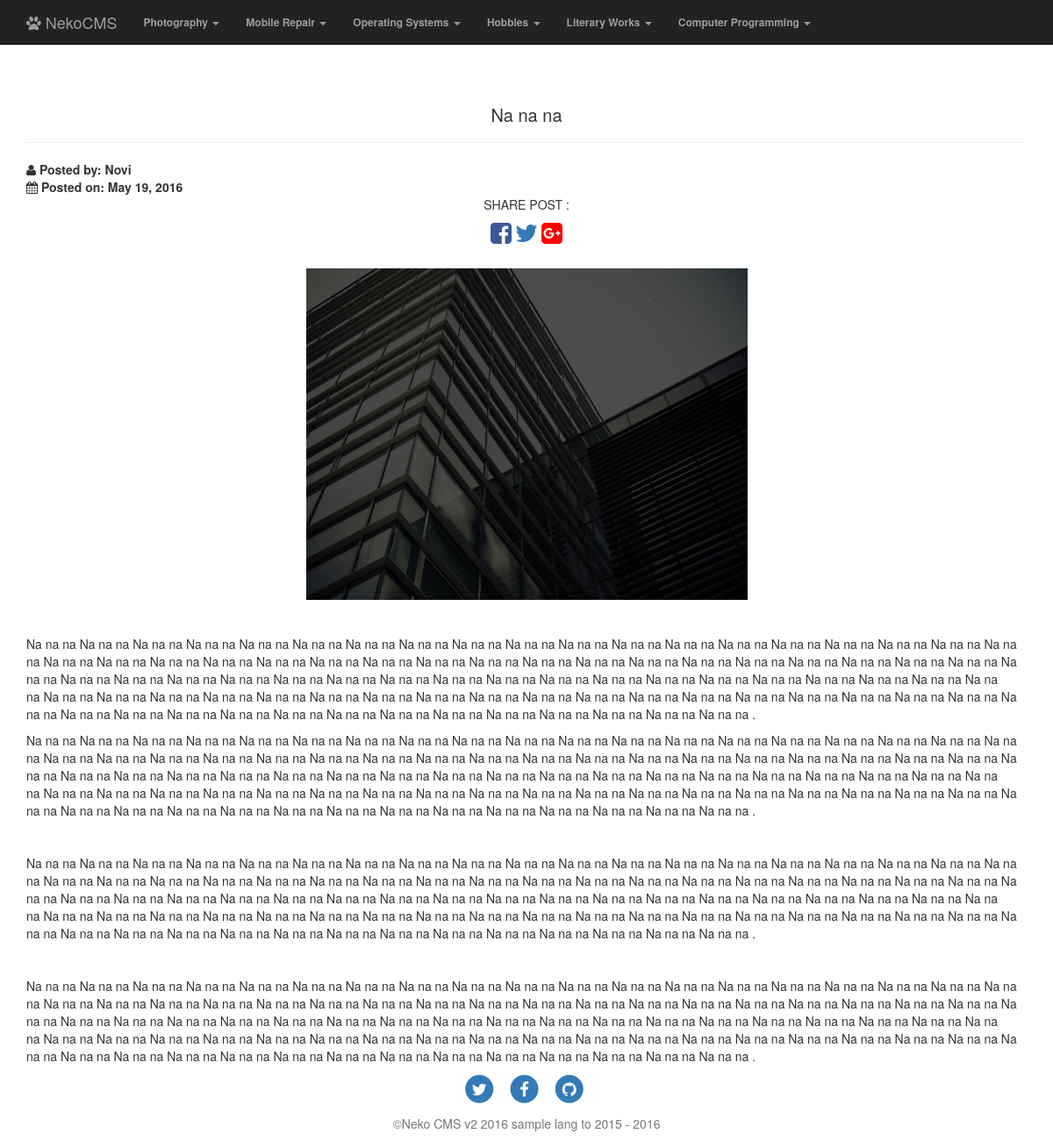
Page /article/na-na-na on the committed database.
### tables this page shows
CREATE TABLE IF NOT EXISTS `pages` (
  `pageID` int(11) NOT NULL AUTO_INCREMENT,
  `page_name` varchar(255) NOT NULL,
  `page_slug` varchar(255) NOT NULL,
  PRIMARY KEY (`pageID`)
);

CREATE TABLE IF NOT EXISTS `posts` (
  `postID` int(11) NOT NULL AUTO_INCREMENT,
  `title` varchar(255) NOT NULL,
  `slug` text NOT NULL,
  `content` longtext NOT NULL,
  `date_posted` date NOT NULL,
  `posted_by` int(11) NOT NULL,
  `parent_category` int(11) NOT NULL,
  PRIMARY KEY (`postID`)
);

CREATE TABLE IF NOT EXISTS `users` (
  `usrs_ID` int(11) NOT NULL AUTO_INCREMENT,
  `usrs_UID` varchar(10) NOT NULL,
  `usrs_username` varchar(20) NOT NULL,
  `usrs_full_name` varchar(100) NOT NULL,
  `usrs_pw` varchar(255) NOT NULL,
  `usrs_email` varchar(255) NOT NULL,
  `profile_photo` text NOT NULL,
  `usrs_date_added` date NOT NULL,
  `usrs_last_logged` datetime NOT NULL,
  `usrs_role` enum('admin','writer') NOT NULL,
  PRIMARY KEY (`usrs_ID`)
);

CREATE TABLE IF NOT EXISTS `site_info` (
  `configID` int(11) NOT NULL AUTO_INCREMENT,
  `configDesc` varchar(45) NOT NULL,
  `configValue` text NOT NULL,
  PRIMARY KEY (`configID`)
);

### application/modules/home/controllers/Home.php (called while the page is built, shortened)
<?php
class Home extends CI_Controller {
  private $theme;
    public function __construct() {
        $this->load->helper(array('url','text'));
        $this->load->library(array('session','pagination','twitterbootstrap','form_validation','pageslib','themelib'));
        $this->load->model(array('home_model'));
        if($this->themelib->is_custom_theme_activated()=='Yes'){
          $this->theme = $this->themelib->get_custom_theme_path();
        }else{
          $this->theme = '';
        }
    }
   public function article($slug){
           $data['site_desc'] = $this->home_model->getsite_meta_description();
           $data['site_keywords'] =$this->home_model->getsite_meta_keywords();
           $data['footer'] =$this->home_model->getsite_footer();
           $data['url_slug'] = $slug;
           $data['category_name']=NULL;
           $data['css_files']=$this->twitterbootstrap->load_css_files();
           $data['js_files']=$this->twitterbootstrap->load_js_files();
           $data['pages'] =$this->home_model->_getHomeData('pages',NULL);
           $data['categ_post']=$this->home_model->_getHomeData('posts',array(array('field'=>'slug','parameter'=>str_replace("_","-",$slug ))));
           $data['page_title']='Article ';
           $this->load->view('tpl/'.$this->theme.'head',$data);
           $this->load->view('tpl/'.$this->theme.'navbar',$data);
           $this->load->view('article',$data);
           $this->load->view('tpl/'.$this->theme.'footer',$data);
   }
}

### index.php (called while the page is built, shortened)
<?php
require_once BASEPATH.'core/CodeIgniter.php';

### application/modules/home/models/Home_model.php (called while the page is built, shortened)
<?php
class Home_model extends CI_Model{
		public function _getHomeData($table,$params,$limit=NULL,$orderby=NULL){
		 $query = $this->db->get();
		 return $query->result_array();
	}
	public function getsite_meta_description(){
		$this->db->where('site_info.configID',2);
		$query=$this->db->get('site_info');
		return $query->result_array();
	}
		public function getsite_footer(){
		$this->db->where('site_info.configID',5);
		$query=$this->db->get('site_info');
		return $query->result_array();
	}
		public function getsite_meta_keywords(){
		$this->db->where('site_info.configID',4);
		$query=$this->db->get('site_info');
		return $query->result_array();
	}
}

### application/modules/home/libraries/Pageslib.php (called while the page is built, shortened)
<?php
class Pageslib{
	private $CI;
	public function __construct(){
		$this->CI = &get_instance();
	}
	public function getAuthorFullName($userId){
		$data = $this->CI->home_model->_getHomeData('users',array(array('field'=>'usrs_ID','parameter'=>$userId)));
		foreach($data as $index){
			return $index['usrs_full_name'];
		}
	}
}

### application/modules/home/views/article.php (the view, shortened to what this page needs)
<div class="container" style="margin-top: 70px;">
<div class="row">
	<div class="col-md-12">
	<?php foreach($categ_post as $index): ?>
		<h1 id="article_title" style="text-align: center; margin-top: 50px; font-size: 20px;" ><?php echo $index['title']; ?></h1>
		<hr>
		<strong><?php echo "<i class='fa fa-user'></i>  Posted by: ".$this->pageslib->getAuthorFullName($index['posted_by']); ?></strong>
		<br>
		<strong><?php echo "<i class='fa fa-calendar'></i> Posted on: ".date('F j,  Y',strtotime($index['date_posted']));?></strong>
		<div class="social_media_btns" style="text-align: center;">
			<p style="text-align: center;"> SHARE POST : </p>
			<a href="https://www.facebook.com/sharer/sharer.php?u=<?php echo base_url('article').'/'.$index['slug'];?>"><i class="fa fa-facebook-square fa-2x" style="color:#3b5998;"></i></a>
			<a href="https://twitter.com/home?status=<?php echo base_url('article').'/'.$index['slug'];?>"><i class="fa fa-twitter fa-2x" style="color:#337ab7;"></i></a>
			<a href="https://plus.google.com/share?url=<?php echo base_url('article').'/'.$index['slug'];?>"><i class="fa fa-google-plus-square fa-2x" style="color:red;"></i></a>
		</div>
<div id="article_full" style="margin-top: 25px;">
	<?php
     echo $index['content'];
      ?>
</div>
	<?php endforeach; ?>
	</div>
	</div>
</div>

### application/third_party/MX/Loader.php (shortened to what this page needs)
<?php (defined('BASEPATH')) OR exit('No direct script access allowed');
class MX_Loader extends CI_Loader
{
	protected $_module;
	public $_ci_cached_vars = array();
	public function initialize($controller = NULL)
	{
		$this->_module = CI::$APP->router->fetch_module();
	}
	public function database($params = '', $return = FALSE, $query_builder = NULL)
	{
		CI::$APP->db = DB($params, $query_builder);
		return $this;
	}
	public function language($langfile, $idiom = '', $return = FALSE, $add_suffix = TRUE, $alt_path = '')
	{
		CI::$APP->lang->load($langfile, $idiom, $return, $add_suffix, $alt_path, $this->_module);
		return $this;
	}
	public function library($library, $params = NULL, $object_name = NULL)
	{
		if (is_array($library)) return $this->libraries($library);
		$class = strtolower(basename($library));
		($_alias = strtolower($object_name)) OR $_alias = $class;
		list($path, $_library) = Modules::find($library, $this->_module, 'libraries/');
		if ($params == NULL)
		{
			list($path2, $file) = Modules::find($_alias, $this->_module, 'config/');
			($path2) && $params = Modules::load_file($file, $path2, 'config');
		}
		if ($path === FALSE)
		{
			$this->_ci_load_library($library, $params, $object_name);
		}
		else
		{
			CI::$APP->$_alias = new $library($params);
		}
		return $this;
    }
	public function libraries($libraries)
	{
		return $this;
	}
	public function model($model, $object_name = NULL, $connect = FALSE)
	{
		if (is_array($model)) return $this->models($model);
		($_alias = $object_name) OR $_alias = basename($model);
		if (in_array($_alias, $this->_ci_models, TRUE))
			return $this;
		list($path, $_model) = Modules::find(strtolower($model), $this->_module, 'models/');
		if ($path == FALSE)
		{
			parent::model($model, $object_name, $connect);
		}
		else
		{
			CI::$APP->$_alias = new $model();
			$this->_ci_models[] = $_alias;
		}
		return $this;
	}
	public function models($models)
	{
		return $this;
	}
	public function view($view, $vars = array(), $return = FALSE)
	{
		list($path, $_view) = Modules::find($view, $this->_module, 'views/');
		if ($path != FALSE)
		{
			$this->_ci_view_paths = array($path => TRUE) + $this->_ci_view_paths;
			$view = $_view;
		}
		return $this->_ci_load(array('_ci_view' => $view, '_ci_vars' => $this->_ci_object_to_array($vars), '_ci_return' => $return));
	}
	public function __get($class)
	{
		return (isset($this->controller)) ? $this->controller->$class : CI::$APP->$class;
	}
	public function _ci_load($_ci_data)
	{
		extract($_ci_data);
		if (isset($_ci_view))
		{
			$_ci_path = '';
			$_ci_file = (pathinfo($_ci_view, PATHINFO_EXTENSION)) ? $_ci_view : $_ci_view.EXT;
			foreach ($this->_ci_view_paths as $path => $cascade)
			{
				if (file_exists($view = $path.$_ci_file))
				{
					$_ci_path = $view;
					break;
				}
			}
		}
		elseif (isset($_ci_path))
		{
			$_ci_file = basename($_ci_path);
			if( ! file_exists($_ci_path)) $_ci_path = '';
		}
		if (isset($_ci_vars))
			$this->_ci_cached_vars = array_merge($this->_ci_cached_vars, (array) $_ci_vars);
		extract($this->_ci_cached_vars);
		if ((bool) @ini_get('short_open_tag') === FALSE && CI::$APP->config->item('rewrite_short_tags') == TRUE)
		{
			echo eval('?>'.preg_replace("/;*\s*\?>/", "; ?>", str_replace('<?=', '<?php echo ', file_get_contents($_ci_path))));
		}
		else
		{
			include($_ci_path);
		}
		if (ob_get_level() > $this->_ci_ob_level + 1)
		{
			ob_end_flush();
		}
		else
		{
			CI::$APP->output->append_output(ob_get_clean());
		}
	}
}

### application/modules/home/views/tpl/custom-themes/bootstrap3_default/head.php (shortened to what this page needs)
<!DOCTYPE html>
<html>
<head>
    <link rel="stylesheet" type="text/css" href="<?php echo base_url('flatv2/lib/css/bootstrap.min.css');?>">
    <link rel="stylesheet" type="text/css" href="<?php echo base_url('flatv2/lib/css/font-awesome.min.css');?>">
    <link rel="stylesheet" type="text/css" href="<?php echo base_url('flatv2/lib/css/jquery.dataTables.min.css');?>">
    <link rel="stylesheet" type="text/css" href="<?php echo base_url('flatv2/lib/css/dataTables.bootstrap.css');?>">
</head>
<body class="flat-blue">

### application/modules/home/views/tpl/custom-themes/bootstrap3_default/navbar.php (shortened to what this page needs)
<nav class="navbar navbar-inverse navbar-fixed-top">
  <div class="container">
    <div class="navbar-header">
      <a class="navbar-brand" href="<?php echo base_url();?>"><i class='fa fa-paw'></i> NekoCMS </a>
    </div>
    <div id="navbar" class="navbar-collapse collapse">
      <ul class="nav navbar-nav">
      <?php foreach($pages as $page){?>
        <li class="dropdown">
          <a style="font-size: 12px; font-weight: bold;" href="#" class="dropdown-toggle" data-toggle="dropdown" role="button" aria-haspopup="true" aria-expanded="false"><?php echo $page['page_name'];?> <span class="caret"></span></a>
        </li>
      <?php } ?>
      </ul>
    </div>
  </div>
</nav>

### application/modules/home/views/tpl/custom-themes/bootstrap3_default/footer.php (shortened to what this page needs)
<center>
    <footer>
        <div class="container">
            <div class="row">
                <div class="col-lg-8 col-lg-offset-2 col-md-10 col-md-offset-1">
                    <ul class="list-inline text-center">
                        <li>
                            <a href="#">
                                <span class="fa-stack fa-lg">
                                    <i class="fa fa-circle fa-stack-2x"></i>
                                    <i class="fa fa-twitter fa-stack-1x fa-inverse"></i>
                                </span>
                            </a>
                        </li>
                        <li>
                            <a href="#">
                                <span class="fa-stack fa-lg">
                                    <i class="fa fa-circle fa-stack-2x"></i>
                                    <i class="fa fa-facebook fa-stack-1x fa-inverse"></i>
                                </span>
                            </a>
                        </li>
                        <li>
                            <a href="#">
                                <span class="fa-stack fa-lg">
                                    <i class="fa fa-circle fa-stack-2x"></i>
                                    <i class="fa fa-github fa-stack-1x fa-inverse"></i>
                                </span>
                            </a>
                        </li>
                    </ul>
					<?php foreach($footer as $fr): ?>
                    <p class="copyright text-muted">&copy;<?php echo $fr['configValue'];?> 2015 - <?php echo date("Y"); ?></p>
					<?php endforeach; ?>
                </div>
            </div>
        </div>
    </footer>
</center>
	</body>
</html>

### rows in the picture
pages: page_name "Photography"
pages: page_name "Mobile Repair"
pages: page_name "Operating Systems"
pages: page_name "Hobbies"
pages: page_name "Literary Works"
pages: page_name "Computer Programming"
posts: title "Na na na", posted_by.usrs_full_name "Novi", date_posted "May 19, 2016", content (picture), content "Na na na Na na na Na na na Na na na Na na na Na na na Na na na Na na na Na na na Na na na Na na na Na na na Na na na Na na na Na na na Na na na Na na na Na na na Na na na Na na na Na na na Na na na Na na na Na na na Na na na Na na na Na na na Na na na Na na na Na na na Na na na Na na na Na na na Na na na Na na na Na na na Na na na Na na na Na na na Na na na Na na na Na na na Na na na Na na na Na na na Na na na Na na na Na na na Na na na Na na na Na na na Na na na Na na na Na na na Na na na Na na na Na na na Na na na Na na na Na na na Na na na Na na na Na na na Na na na Na na na Na na na Na na na Na na na Na na na Na na na Na na na Na na na Na na na Na na na Na na na Na na na Na na na Na na…"
site_info: configValue "Neko CMS v2 2016 sample lang to"
